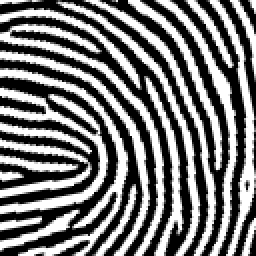
#> input picture 01.png, 128 x 128 px (shown 2 times larger)
$ python 'sift算法.py'
#> lines starting #> are read from the running program, lines starting #| are printed output that depends on the picture; after the words box and inside, x2 and y2 are one past the last pixel; in counts of white or black regions, pixels touching at a corner belong together
# coding: utf-8
import warnings

warnings.filterwarnings("ignore")  # 忽略警告
import numpy as np
import matplotlib.pyplot as plt
from PIL import Image


def convolve(kernel, img, padding, strides):
    '''
    :param kernel:  输入的核函数
    :param img:    输入的图片
    :param padding:  需要填充的位置
    :param strides:   高斯核移动的步长
    :return:   返回卷积的结果
    '''
    result = None
    kernel_size = kernel.shape
    img_size = img.shape
    if len(img_size) == 3:  # 三通道图片就对每通道分别卷积  dstack和并
        channel = []
        for i in range(img_size[-1]):
            pad_img = np.pad(img[:, :, i], ((padding[0], padding[1]), (padding[2], padding[3])), 'constant')
            temp = []
            for j in range(0, img_size[0], strides[1]):
                temp.append([])
                for k in range(0, img_size[1], strides[0]):
                    val = (kernel * pad_img[j * strides[1]:j * strides[1] + kernel_size[0],
                                    k * strides[0]:k * strides[0] + kernel_size[1]]).sum()
                    temp[-1].append(val)
            channel.append(np.array(temp))

        channel = tuple(channel)
        result = np.dstack(channel)
    elif len(img_size) == 2:
        channel = []
        pad_img = np.pad(img, ((padding[0], padding[1]), (padding[2], padding[3])),
                         'constant')  # pad是填充函数 边界处卷积需要对边界外根据高斯核大小填0
        for j in range(0, img_size[0], strides[1]):  # 第j列 strides 是步长 本例步长为1 相当于遍历
            channel.append([])
            for k in range(0, img_size[1], strides[0]):  # 第i行
                val = (kernel * pad_img[j * strides[1]:j * strides[1] + kernel_size[0],
                                k * strides[0]:k * strides[0] + kernel_size[1]]).sum()  # 卷积的定义 相当于用高斯核做加权和
                channel[-1].append(val)

        result = np.array(channel)

    return result

# 函数1.1.1 undersampling
# 降采样,隔点取点
def undersampling(img, step=2):
    '''
    临近降采样
    :param img: 输入图片
    :param step: 降采样步长 默认为2（缩小两倍）
    :return: 返回降采样结果
    '''
    return img[::step, ::step]

# 函数1.1.2 GuassianKernel
# 产生高斯核
def GuassianKernel(sigma, dim):
    '''
    :param sigma: 标准差
    :param dim: 高斯核的纬度(必须是个奇数)
    :return: 返回高斯核
    '''
    temp = [t - (dim // 2) for t in range(dim)]  # 生成二维高斯的x与y
    assistant = []
    for i in range(dim):
        assistant.append(temp)
    assistant = np.array(assistant)
    temp = 2 * sigma * sigma
    result = (1.0 / (temp * np.pi)) * np.exp(-(assistant ** 2 + (assistant.T) ** 2) / temp)  # 二维高斯公式
    return result

# 函数1.1，getDoG
# 得到高斯金字塔和高斯差分金字塔
def getDoG(img, n, sigma0, S=None, O=None):
    '''
    :param img: 输入的图像
    :param sigma0: 输入的sigma
    :param n: 有几层用于提取特征
    :param S: 金字塔每层有几张gauss滤波后的图像
    :param O: 金字塔有几层
    :return: 返回差分高斯金字塔和高斯金字塔
    '''
    if S == None:
        S = n + 3  # 至少有4张 （第一张和最后一张高斯金字塔无法提取特征，差分以后的第一张和最后一张也无法提取特征）
    if O == None:
        O = int(np.log2(min(img.shape[0], img.shape[1]))) - 3  # 计算最大可以计算多少层 O=log2（min(img长，img宽））-3

    k = 2 ** (1.0 / n)
    sigma = [[(k ** s) * sigma0 * (1 << o) for s in range(S)] for o in range(O)]  # 每一层 sigma按照 k^1/s * sigama0  排列 下一层的sigma都要比上一层sigma大两倍
    sample = [undersampling(img, 1 << o) for o in range(O)]  # 降采样取图片作为该层的输入

    Guass_Pyramid = []
    for i in range(O):
        Guass_Pyramid.append([])  # 申明二维空数组
        for j in range(S):
            dim = int(6*sigma[i][j] + 1) # 上网查找相关信息 高斯核大小随sigma变化的效果更好
            #dim = int(9)
            if dim % 2 == 0:  # 防止输入的高斯核不是奇数
                dim += 1
            Guass_Pyramid[-1].append(convolve(GuassianKernel(sigma[i][j], dim), sample[i], [dim // 2, dim // 2, dim // 2, dim // 2], [1, 1]))  # 在第i层添加第j张 经过高斯卷积的 该图片四周扩展 5//2=2 用于高斯卷积
    DoG_Pyramid = [[Guass_Pyramid[o][s + 1] - Guass_Pyramid[o][s] for s in range(S - 1)] for o in range(O)]  #每一层中 上一张减去下一张得到高斯核

    return DoG_Pyramid, Guass_Pyramid, O  # 返回高斯金字塔和高斯差分金字塔

# 函数2.1.1 adjustLocalExtrema
# 功能：通过泰勒展开精调位置精调位置
def adjustLocalExtrema(DoG, o, s, x, y, contrastThreshold, edgeThreshold, sigma, n, SIFT_FIXPT_SCALE):
    SIFT_MAX_INTERP_STEPS = 5
    SIFT_IMG_BORDER = 5

    point = []

    img_scale = 1.0 / (255 * SIFT_FIXPT_SCALE)
    deriv_scale = img_scale * 0.5
    second_deriv_scale = img_scale
    cross_deriv_scale = img_scale * 0.25

    img = DoG[o][s]
    i = 0
    while i < SIFT_MAX_INTERP_STEPS:
        if s < 1 or s > n or y < SIFT_IMG_BORDER or y >= img.shape[1] - SIFT_IMG_BORDER or x < SIFT_IMG_BORDER or x >= \
                img.shape[0] - SIFT_IMG_BORDER:
            return None, None, None, None

        img = DoG[o][s]
        prev = DoG[o][s - 1]
        next = DoG[o][s + 1]

        dD = [(img[x, y + 1] - img[x, y - 1]) * deriv_scale,
              (img[x + 1, y] - img[x - 1, y]) * deriv_scale,
              (next[x, y] - prev[x, y]) * deriv_scale]

        v2 = img[x, y] * 2
        dxx = (img[x, y + 1] + img[x, y - 1] - v2) * second_deriv_scale
        dyy = (img[x + 1, y] + img[x - 1, y] - v2) * second_deriv_scale
        dss = (next[x, y] + prev[x, y] - v2) * second_deriv_scale
        dxy = (img[x + 1, y + 1] - img[x + 1, y - 1] - img[x - 1, y + 1] + img[x - 1, y - 1]) * cross_deriv_scale
        dxs = (next[x, y + 1] - next[x, y - 1] - prev[x, y + 1] + prev[x, y - 1]) * cross_deriv_scale
        dys = (next[x + 1, y] - next[x - 1, y] - prev[x + 1, y] + prev[x - 1, y]) * cross_deriv_scale

        H = [[dxx, dxy, dxs],
             [dxy, dyy, dys],
             [dxs, dys, dss]]

        X = np.matmul(np.linalg.pinv(np.array(H)), np.array(dD))

        xi = -X[2]
        xr = -X[1]
        xc = -X[0]

        if np.abs(xi) < 0.5 and np.abs(xr) < 0.5 and np.abs(xc) < 0.5:
            break

        y += int(np.round(xc))
        x += int(np.round(xr))
        s += int(np.round(xi))

        i += 1

    if i >= SIFT_MAX_INTERP_STEPS:
        return None, x, y, s
    if s < 1 or s > n or y < SIFT_IMG_BORDER or y >= img.shape[1] - SIFT_IMG_BORDER or x < SIFT_IMG_BORDER or x >= \
            img.shape[0] - SIFT_IMG_BORDER:
        return None, None, None, None

    t = (np.array(dD)).dot(np.array([xc, xr, xi]))

    contr = img[x, y] * img_scale + t * 0.5
    # 确定极值点位置第四步：舍去低对比度的点
    if np.abs(contr) * n < contrastThreshold:
        return None, x, y, s

    # 确定极值点位置第五步：边缘效应的去除。 利用Hessian矩阵的迹和行列式计算主曲率的比值
    tr = dxx + dyy
    det = dxx * dyy - dxy * dxy
    if det <= 0 or tr * tr * edgeThreshold >= (edgeThreshold + 1) * (edgeThreshold + 1) * det:
        return None, x, y, s

    point.append((x + xr) * (1 << o))
    point.append((y + xc) * (1 << o))
    point.append(o + (s << 8) + (int(np.round((xi + 0.5)) * 255) << 16))
    point.append(sigma * np.power(2.0, (s + xi) / n) * (1 << o) * 2)

    return point, x, y, s


# [65 lines left out: function GetMainDirection, not called in this run]

# 函数2.1 LocateKeyPoint
# 功能：关键点定位，共分为5步
def LocateKeyPoint(DoG, sigma, GuassianPyramid, n, BinNum=36, contrastThreshold=0.04, edgeThreshold=10.0):
    SIFT_ORI_SIG_FCTR = 1.52
    SIFT_ORI_RADIUS = 3 * SIFT_ORI_SIG_FCTR
    SIFT_ORI_PEAK_RATIO = 0.8

    SIFT_INT_DESCR_FCTR = 512.0
    # SIFT_FIXPT_SCALE = 48
    SIFT_FIXPT_SCALE = 1

    KeyPoints = []
    O = len(DoG)
    S = len(DoG[0])
    for o in range(O):
        for s in range(1, S - 1):
            # 第一步：设定阈值
            threshold = 0.5 * contrastThreshold / (n * 255 * SIFT_FIXPT_SCALE)# 用于阈值化，去噪
            img_prev = DoG[o][s - 1]
            img = DoG[o][s]
            img_next = DoG[o][s + 1]
            for i in range(img.shape[0]):
                for j in range(img.shape[1]):
                    val = img[i, j]
                    eight_neiborhood_prev = img_prev[max(0, i - 1):min(i + 2, img_prev.shape[0]), max(0, j - 1):min(j + 2, img_prev.shape[1])]
                    eight_neiborhood = img[max(0, i - 1):min(i + 2, img.shape[0]), max(0, j - 1):min(j + 2, img.shape[1])]
                    eight_neiborhood_next = img_next[max(0, i - 1):min(i + 2, img_next.shape[0]), max(0, j - 1):min(j + 2, img_next.shape[1])]
                    # 第二步：阈值化，在高斯差分金字塔中找极值
                    if np.abs(val) > threshold and \
                            ((val > 0 and (val >= eight_neiborhood_prev).all() and (val >= eight_neiborhood).all() and (
                                    val >= eight_neiborhood_next).all())
                             or (val < 0 and (val <= eight_neiborhood_prev).all() and (
                                            val <= eight_neiborhood).all() and (val <= eight_neiborhood_next).all())): # 如果某点大于阈值，并且 比周围8个点、上下2*9个点共26个点都大或都小，则认为是关键点
                        # 第三步：精调位置，通过函数2.1.1 adjustLocalExtrema：实现
                        point, x, y, layer = adjustLocalExtrema(DoG, o, s, i, j, contrastThreshold, edgeThreshold,
                                                                sigma, n, SIFT_FIXPT_SCALE)
                        if point == None:
                            continue
                        scl_octv = point[-1] * 0.5 / (1 << o)
                        # GetMainDirection：（确定极值点的位置以后就）求主方向
                        omax, hist = GetMainDirection(GuassianPyramid[o][layer], x, y,
                                                      int(np.round(SIFT_ORI_RADIUS * scl_octv)),
                                                      SIFT_ORI_SIG_FCTR * scl_octv, BinNum)
                        mag_thr = omax * SIFT_ORI_PEAK_RATIO
                        for k in range(BinNum):
                            if k > 0:
                                l = k - 1
                            else:
                                l = BinNum - 1
                            if k < BinNum - 1:
                                r2 = k + 1
                            else:
                                r2 = 0
                            if hist[k] > hist[l] and hist[k] > hist[r2] and hist[k] >= mag_thr:
                                bin = k + 0.5 * (hist[l] - hist[r2]) / (hist[l] - 2 * hist[k] + hist[r2])
                                if bin < 0:
                                    bin = BinNum + bin
                                else:
                                    if bin >= BinNum:
                                        bin = bin - BinNum
                                temp = point[:]
                                temp.append((360.0 / BinNum) * bin)
                                KeyPoints.append(temp)

    return KeyPoints


# calcSIFTDescriptor：更小的计算描述符函数
# [132 lines left out: function calcSIFTDescriptor, not called in this run]


# calcDescriptors：计算描述符
def calcDescriptors(gpyr, keypoints, SIFT_DESCR_WIDTH=4, SIFT_DESCR_HIST_BINS=8):
    # SIFT_DESCR_WIDTH = 4，描述直方图的宽度
    # SIFT_DESCR_HIST_BINS = 8
    d = SIFT_DESCR_WIDTH
    n = SIFT_DESCR_HIST_BINS
    descriptors = []

    # keypoints(x,y,低8位组数次8位层数，尺度，主方向）
    for i in range(len(keypoints)):
        kpt = keypoints[i]
        o = kpt[2] & 255  # 组序号
        s = (kpt[2] >> 8) & 255  # 该特征点所在的层序号
        scale = 1.0 / (1 << o)  # 缩放倍数
        size = kpt[3] * scale  # 该特征点所在组的图像尺寸
        ptf = [kpt[1] * scale, kpt[0] * scale]  # 该特征点在金字塔组中的坐标
        img = gpyr[o][s]  # 该点所在的金字塔图像

        descriptors.append(calcSIFTDescriptor(img, ptf, kpt[-1], size * 0.5, d, n))  # calcSIFTDescriptor：更小的计算描述符函数
    return descriptors


def SIFT(img, showDoGimgs=False):
    # 1. 建立高斯差分金字塔，
    SIFT_SIGMA = 1.6
    SIFT_INIT_SIGMA = 0.5  # 假设的摄像头的尺度
    sigma0 = np.sqrt(SIFT_SIGMA ** 2 - SIFT_INIT_SIGMA ** 2) #初始sigma0
    n = 2######

    DoG, GuassianPyramid,octaves = getDoG(img, n, sigma0)  # 函数1.1，getDoG：得到高斯金字塔和高斯差分金字塔

    if showDoGimgs:
        plt.figure(1)
        for i in range(octaves):
            for j in range(n + 3):
                array = np.array(GuassianPyramid[i][j], dtype=np.float32)
                plt.subplot(octaves, n + 3, j + (i) * octaves + 1)
                plt.imshow(array.astype(np.uint8), cmap='gray')
                plt.axis('off')
        plt.show()

        plt.figure(2)
        for i in range(octaves):
            for j in range(n + 2):
                array = np.array(DoG[i][j], dtype=np.float32)
                plt.subplot(octaves, n + 3, j + (i) * octaves + 1)
                plt.imshow(array.astype(np.uint8), cmap='gray')
                plt.axis('off')
        plt.show()

    #2. 确定关键点位置,为关键点赋予方向
    KeyPoints = LocateKeyPoint(DoG, SIFT_SIGMA, GuassianPyramid, n)  # 函数2.1，LocateKeyPoint：关键点定位

    #3. 计算关键点的描述符
    discriptors = calcDescriptors(GuassianPyramid, KeyPoints)  # 函数3.1，calcDescriptors：计算描述符

    return KeyPoints, discriptors


# [41 lines left out: functions Lines, drawLines, not called in this run]


if __name__ == '__main__':
    origimg = plt.imread(r'01.png')  # 读第一张图片
#> origimg is the input picture: shape (128, 128) float32; min 0, max 1, mean 0.47
    if len(origimg.shape) == 3:#如果是彩色图，就按照三通道取均值的方式转成灰度图
        img = origimg.mean(axis=-1)
    else:
        img = origimg
    keyPoints, discriptors = SIFT(img)  # 用SIFT算法计算关键点（x坐标，y坐标，sigma，主方向，梯度幅值）和描述符（128维的向量）
#> in getDoG, `sample = [undersampling(img, 1 << o) for o in range(O)]`: sample = 4 items
#> the loop in getDoG, `for i in range(O):` made 4 passes
#> pass 1, in convolve (call 3), `pad_img = np.pad(img, ((padding[0], padding[1]), (padding[2], padding[..`:
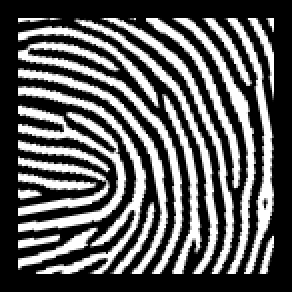
#> pad_img: shape (146, 146) float32 (shown 2 times larger); min 0, max 1, mean 0.361
#> pass 1, in GuassianKernel (call 4), `result = (1.0 / (temp * np.pi)) * np.exp(-(assistant ** 2 + (assistant..`:
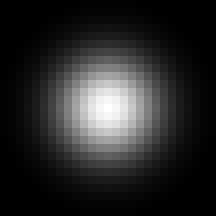
#> result: shape (27, 27) float64 (shown 8 times larger); min 9.19e-07, max 0.00861, mean 0.00137; drawn with min black and max white
#> in SIFT, `DoG, GuassianPyramid,octaves = getDoG(img, n, sigma0)`: octaves = 4
#> the loop in LocateKeyPoint, `for o in range(O):` made 4 passes
#> pass 1, in adjustLocalExtrema, `img = DoG[o][s]`:
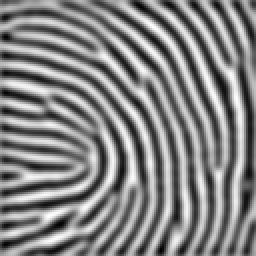
#> img: shape (128, 128) float64 (shown 2 times larger); min -0.178, max 0.156, mean -0.00478; drawn with min black and max white
#> after the loop in LocateKeyPoint, `for o in range(O):`: KeyPoints = []
#> keyPoints = []; discriptors = []

    origimg2 = plt.imread(r'02shape.png')  # 读第二张图片
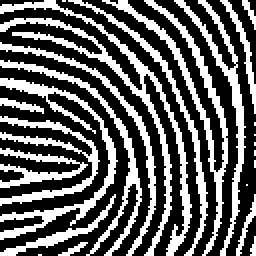
#> input picture 02shape.png, 128 x 128 px (shown 2 times larger)
#> origimg2: shape (128, 128) float32; values 0 (black) and 1 (white), 37.9% white; 24 white regions (9 under 20 px), largest, box (x1, y1, x2, y2) and area: (0, 0, 96, 128) 1243, (51, 0, 114, 128) 800, (0, 39, 59, 120) 701
    if len(origimg.shape) == 3:
        img2 = origimg2.mean(axis=-1)
    else:
        img2 = origimg2
    ScaleRatio = img.shape[0] * 1.0 / img2.shape[0]
#> ScaleRatio = 1
    img2 = np.array(Image.fromarray(img2).resize((int(round(ScaleRatio * img2.shape[1])), img.shape[0]), Image.BICUBIC))
    keyPoints2, discriptors2 = SIFT(img2)  # 用SIFT算关键点和描述符
#> in undersampling (call 6), `return img[::step, ::step]`: returned value: shape (64, 64) float32; values 0 (black) and 1 (white), 37.9% white in thin lines or dots
#> the loop in getDoG (call 2), `for i in range(O):` made 4 passes
#> pass 1, in convolve (call 23), `pad_img = np.pad(img, ((padding[0], padding[1]), (padding[2], padding[..`:
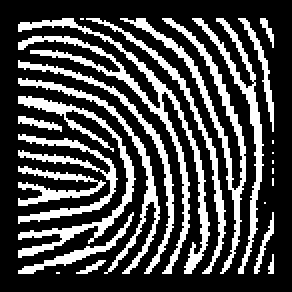
#> pad_img: shape (146, 146) float32 (shown 2 times larger); values 0 (black) and 1 (white), 29.1% white; 24 white regions (9 under 20 px), largest, box (x1, y1, x2, y2) and area: (9, 9, 105, 137) 1243, (60, 9, 123, 137) 800, (9, 48, 68, 129) 701
#> pass 1, in convolve (call 24), `pad_img = np.pad(img, ((padding[0], padding[1]), (padding[2], padding[..`:
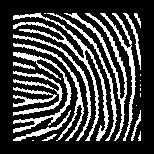
#> pad_img: shape (154, 154) float32; values 0 (black) and 1 (white), 26.2% white; 24 white regions (9 under 20 px), largest, box (x1, y1, x2, y2) and area: (13, 13, 109, 141) 1243, (64, 13, 127, 141) 800, (13, 52, 72, 133) 701
#> the loop in LocateKeyPoint (call 2), `for o in range(O):` made 4 passes
#> pass 2, in adjustLocalExtrema (call 135), `img = DoG[o][s]`:
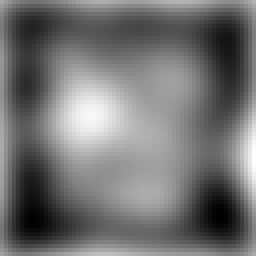
#> img: shape (64, 64) float64 (shown 4 times larger); min -0.057, max 0.0221, mean -0.0213; drawn with min black and max white

    indexs = []
    deltas = []
    for i in range(len(keyPoints2)):
        ds = discriptors2[i]
        mindetal = 10000000
        index = -1
        detal = 0
        for j in range(len(keyPoints)):
            ds0 = discriptors[j]
            d = np.array(ds)-np.array(ds0)
            detal = d.dot(d)
            if( detal <= mindetal):
                mindetal = detal
                index = j
        indexs.append(index)
        deltas.append(mindetal)
#> this loop made 0 passes


#> (the run stopped early here; a loop or call above may not have finished)
